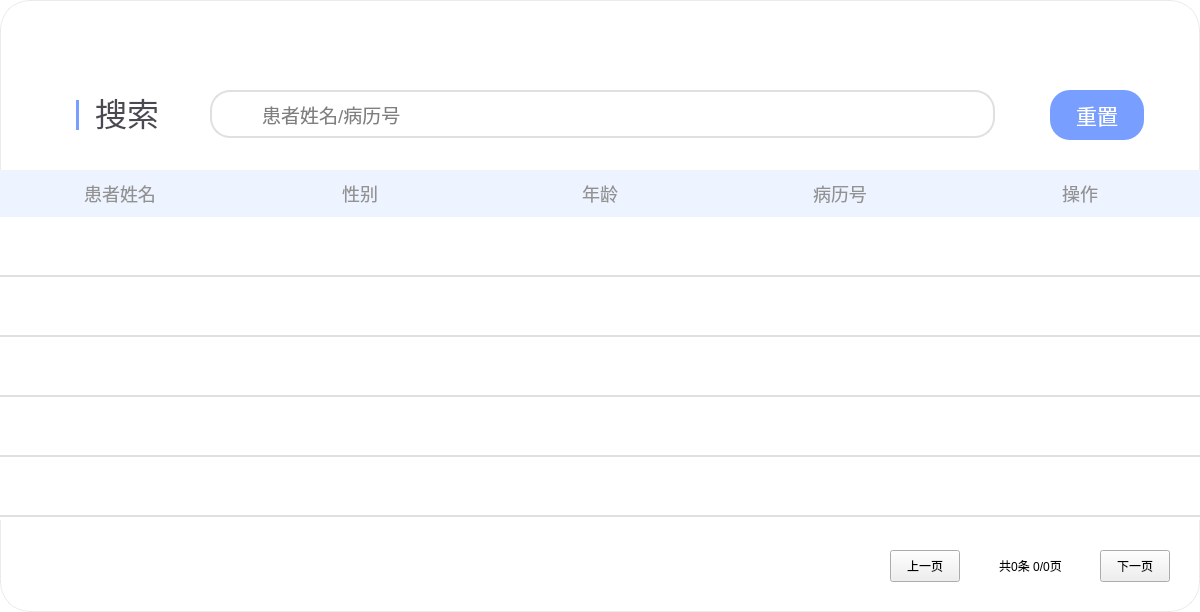
<?xml version="1.0" encoding="UTF-8"?>
<ui version="4.0">
 <class>Form</class>
 <widget class="QWidget" name="Form">
  <property name="geometry">
   <rect>
    <x>0</x>
    <y>0</y>
    <width>1200</width>
    <height>612</height>
   </rect>
  </property>
  <property name="sizePolicy">
   <sizepolicy hsizetype="Fixed" vsizetype="Fixed">
    <horstretch>0</horstretch>
    <verstretch>0</verstretch>
   </sizepolicy>
  </property>
  <property name="minimumSize">
   <size>
    <width>1200</width>
    <height>612</height>
   </size>
  </property>
  <property name="maximumSize">
   <size>
    <width>1200</width>
    <height>612</height>
   </size>
  </property>
  <property name="windowTitle">
   <string>Form</string>
  </property>
  <property name="styleSheet">
   <string notr="true">QWidget#Form {
	background-color: #ffffff;
	border-radius: 30px;
	border: 1px solid rgba(0, 0, 0, 0.08);
}</string>
  </property>
  <widget class="QTableWidget" name="tableWidget">
   <property name="geometry">
    <rect>
     <x>0</x>
     <y>170</y>
     <width>1200</width>
     <height>350</height>
    </rect>
   </property>
   <property name="minimumSize">
    <size>
     <width>1200</width>
     <height>350</height>
    </size>
   </property>
   <property name="maximumSize">
    <size>
     <width>1200</width>
     <height>350</height>
    </size>
   </property>
   <property name="font">
    <font>
     <pointsize>11</pointsize>
    </font>
   </property>
   <property name="focusPolicy">
    <enum>Qt::NoFocus</enum>
   </property>
   <property name="styleSheet">
    <string notr="true">QTableWidget#tableWidget QHeaderView::section {
	background-color: #EDF3FF;
	color: #929292;
	border: none;
	padding: 8px;
	font-size: 18px;
}
QTableWidget#tableWidget {
    outline: none;
    border: none;
}
QTableWidget#tableWidget::item {
    outline: none;
    border: none;
    border-bottom: 2px solid #e0e0e0;
}
QTableWidget#tableWidget::item:focus {
    outline: none;
    border: none;
    border-bottom: 2px solid #e0e0e0;
    background: transparent;
}
QTableWidget#tableWidget::item:selected {
    outline: none;
    border: none;
    border-bottom: 2px solid #e0e0e0;
    background: transparent;
}</string>
   </property>
   <property name="verticalScrollBarPolicy">
    <enum>Qt::ScrollBarAlwaysOff</enum>
   </property>
   <property name="horizontalScrollBarPolicy">
    <enum>Qt::ScrollBarAlwaysOff</enum>
   </property>
   <property name="editTriggers">
    <set>QAbstractItemView::NoEditTriggers</set>
   </property>
   <property name="selectionMode">
    <enum>QAbstractItemView::NoSelection</enum>
   </property>
   <property name="showGrid">
    <bool>false</bool>
   </property>
   <attribute name="horizontalHeaderDefaultSectionSize">
    <number>240</number>
   </attribute>
   <attribute name="verticalHeaderVisible">
    <bool>false</bool>
   </attribute>
   <attribute name="verticalHeaderDefaultSectionSize">
    <number>60</number>
   </attribute>
   <row>
    <property name="text">
     <string>新建行</string>
    </property>
   </row>
   <row>
    <property name="text">
     <string>新建行</string>
    </property>
   </row>
   <row>
    <property name="text">
     <string>新建行</string>
    </property>
   </row>
   <row>
    <property name="text">
     <string>新建行</string>
    </property>
   </row>
   <row>
    <property name="text">
     <string>新建行</string>
    </property>
   </row>
   <row>
    <property name="text">
     <string>新建行</string>
    </property>
   </row>
   <row>
    <property name="text">
     <string>新建行</string>
    </property>
   </row>
   <row>
    <property name="text">
     <string>新建行</string>
    </property>
   </row>
   <row>
    <property name="text">
     <string>新建行</string>
    </property>
   </row>
   <row>
    <property name="text">
     <string>新建行</string>
    </property>
   </row>
   <row>
    <property name="text">
     <string>新建行</string>
    </property>
   </row>
   <row>
    <property name="text">
     <string>新建行</string>
    </property>
   </row>
   <row>
    <property name="text">
     <string>新建行</string>
    </property>
   </row>
   <row>
    <property name="text">
     <string>新建行</string>
    </property>
   </row>
   <row>
    <property name="text">
     <string>新建行</string>
    </property>
   </row>
   <row>
    <property name="text">
     <string>新建行</string>
    </property>
   </row>
   <column>
    <property name="text">
     <string>患者姓名</string>
    </property>
   </column>
   <column>
    <property name="text">
     <string>性别</string>
    </property>
   </column>
   <column>
    <property name="text">
     <string>年龄</string>
    </property>
   </column>
   <column>
    <property name="text">
     <string>病历号</string>
    </property>
   </column>
   <column>
    <property name="text">
     <string>操作</string>
    </property>
   </column>
  </widget>
  <widget class="QLineEdit" name="lineEdit_search">
   <property name="geometry">
    <rect>
     <x>260</x>
     <y>94</y>
     <width>700</width>
     <height>40</height>
    </rect>
   </property>
   <property name="minimumSize">
    <size>
     <width>700</width>
     <height>40</height>
    </size>
   </property>
   <property name="maximumSize">
    <size>
     <width>700</width>
     <height>40</height>
    </size>
   </property>
   <property name="font">
    <font>
     <pointsize>14</pointsize>
    </font>
   </property>
   <property name="styleSheet">
    <string notr="true">QLineEdit#lineEdit_search {
	border: none;
	border-radius: 10px;
}</string>
   </property>
   <property name="text">
    <string/>
   </property>
   <property name="placeholderText">
    <string>患者姓名/病历号</string>
   </property>
  </widget>
  <widget class="QPushButton" name="pushButton_reset">
   <property name="geometry">
    <rect>
     <x>1050</x>
     <y>90</y>
     <width>94</width>
     <height>50</height>
    </rect>
   </property>
   <property name="minimumSize">
    <size>
     <width>94</width>
     <height>50</height>
    </size>
   </property>
   <property name="maximumSize">
    <size>
     <width>94</width>
     <height>50</height>
    </size>
   </property>
   <property name="font">
    <font>
     <pointsize>16</pointsize>
    </font>
   </property>
   <property name="styleSheet">
    <string notr="true">border: none;
border-radius: 20px;
background-color: rgb(120, 158, 255);
color: #FFFFFF;</string>
   </property>
   <property name="text">
    <string>重置</string>
   </property>
  </widget>
  <widget class="QLabel" name="label_search">
   <property name="geometry">
    <rect>
     <x>210</x>
     <y>90</y>
     <width>785</width>
     <height>48</height>
    </rect>
   </property>
   <property name="minimumSize">
    <size>
     <width>785</width>
     <height>48</height>
    </size>
   </property>
   <property name="maximumSize">
    <size>
     <width>785</width>
     <height>48</height>
    </size>
   </property>
   <property name="styleSheet">
    <string notr="true">
QLabel#label_search {
	background-color: rgb(255, 255, 255);
	border-radius: 20px;
	border: 2px solid #e0e0e0;
}</string>
   </property>
   <property name="text">
    <string/>
   </property>
  </widget>
  <widget class="QLabel" name="label_13">
   <property name="geometry">
    <rect>
     <x>230</x>
     <y>104</y>
     <width>24</width>
     <height>24</height>
    </rect>
   </property>
   <property name="minimumSize">
    <size>
     <width>24</width>
     <height>24</height>
    </size>
   </property>
   <property name="maximumSize">
    <size>
     <width>24</width>
     <height>24</height>
    </size>
   </property>
   <property name="styleSheet">
    <string notr="true">border-image: url(:/treat/pic/treat_search.png);</string>
   </property>
   <property name="text">
    <string/>
   </property>
  </widget>
  <widget class="QLabel" name="label_page_info">
   <property name="geometry">
    <rect>
     <x>970</x>
     <y>554</y>
     <width>121</width>
     <height>24</height>
    </rect>
   </property>
   <property name="text">
    <string>共0条 0/0页</string>
   </property>
   <property name="alignment">
    <set>Qt::AlignCenter</set>
   </property>
  </widget>
  <widget class="QPushButton" name="pushButton_prev_page">
   <property name="geometry">
    <rect>
     <x>890</x>
     <y>550</y>
     <width>70</width>
     <height>32</height>
    </rect>
   </property>
   <property name="text">
    <string>上一页</string>
   </property>
  </widget>
  <widget class="QPushButton" name="pushButton_next_page">
   <property name="geometry">
    <rect>
     <x>1100</x>
     <y>550</y>
     <width>70</width>
     <height>32</height>
    </rect>
   </property>
   <property name="text">
    <string>下一页</string>
   </property>
  </widget>
  <widget class="QLabel" name="label">
   <property name="geometry">
    <rect>
     <x>95</x>
     <y>88</y>
     <width>70</width>
     <height>48</height>
    </rect>
   </property>
   <property name="minimumSize">
    <size>
     <width>70</width>
     <height>48</height>
    </size>
   </property>
   <property name="maximumSize">
    <size>
     <width>70</width>
     <height>48</height>
    </size>
   </property>
   <property name="font">
    <font>
     <pointsize>24</pointsize>
    </font>
   </property>
   <property name="styleSheet">
    <string notr="true">color: #494A51;</string>
   </property>
   <property name="text">
    <string>搜索</string>
   </property>
  </widget>
  <widget class="QLabel" name="label_2">
   <property name="geometry">
    <rect>
     <x>76</x>
     <y>100</y>
     <width>3</width>
     <height>30</height>
    </rect>
   </property>
   <property name="minimumSize">
    <size>
     <width>3</width>
     <height>30</height>
    </size>
   </property>
   <property name="maximumSize">
    <size>
     <width>3</width>
     <height>30</height>
    </size>
   </property>
   <property name="styleSheet">
    <string notr="true">background-color: rgb(120, 158, 255);</string>
   </property>
   <property name="text">
    <string/>
   </property>
  </widget>
  <widget class="QLabel" name="label_3">
   <property name="geometry">
    <rect>
     <x>490</x>
     <y>20</y>
     <width>231</width>
     <height>51</height>
    </rect>
   </property>
   <property name="styleSheet">
    <string notr="true">border-image: url(:/patient/pic/patient_select_logo.png);</string>
   </property>
   <property name="text">
    <string/>
   </property>
  </widget>
  <widget class="QPushButton" name="label_close">
   <property name="geometry">
    <rect>
     <x>1148</x>
     <y>21</y>
     <width>30</width>
     <height>30</height>
    </rect>
   </property>
   <property name="minimumSize">
    <size>
     <width>30</width>
     <height>30</height>
    </size>
   </property>
   <property name="maximumSize">
    <size>
     <width>30</width>
     <height>30</height>
    </size>
   </property>
   <property name="cursor">
    <cursorShape>PointingHandCursor</cursorShape>
   </property>
   <property name="styleSheet">
    <string notr="true">border: none;
background: transparent;
border-image: url(:/patient/pic/patient_select_close.png);</string>
   </property>
   <property name="text">
    <string/>
   </property>
   <property name="flat">
    <bool>true</bool>
   </property>
  </widget>
  <zorder>tableWidget</zorder>
  <zorder>pushButton_reset</zorder>
  <zorder>label_search</zorder>
  <zorder>label_13</zorder>
  <zorder>lineEdit_search</zorder>
  <zorder>label_page_info</zorder>
  <zorder>pushButton_prev_page</zorder>
  <zorder>pushButton_next_page</zorder>
  <zorder>label</zorder>
  <zorder>label_2</zorder>
  <zorder>label_3</zorder>
  <zorder>label_close</zorder>
 </widget>
 <resources>
  <include location="resources.qrc"/>
 </resources>
 <connections/>
</ui>
